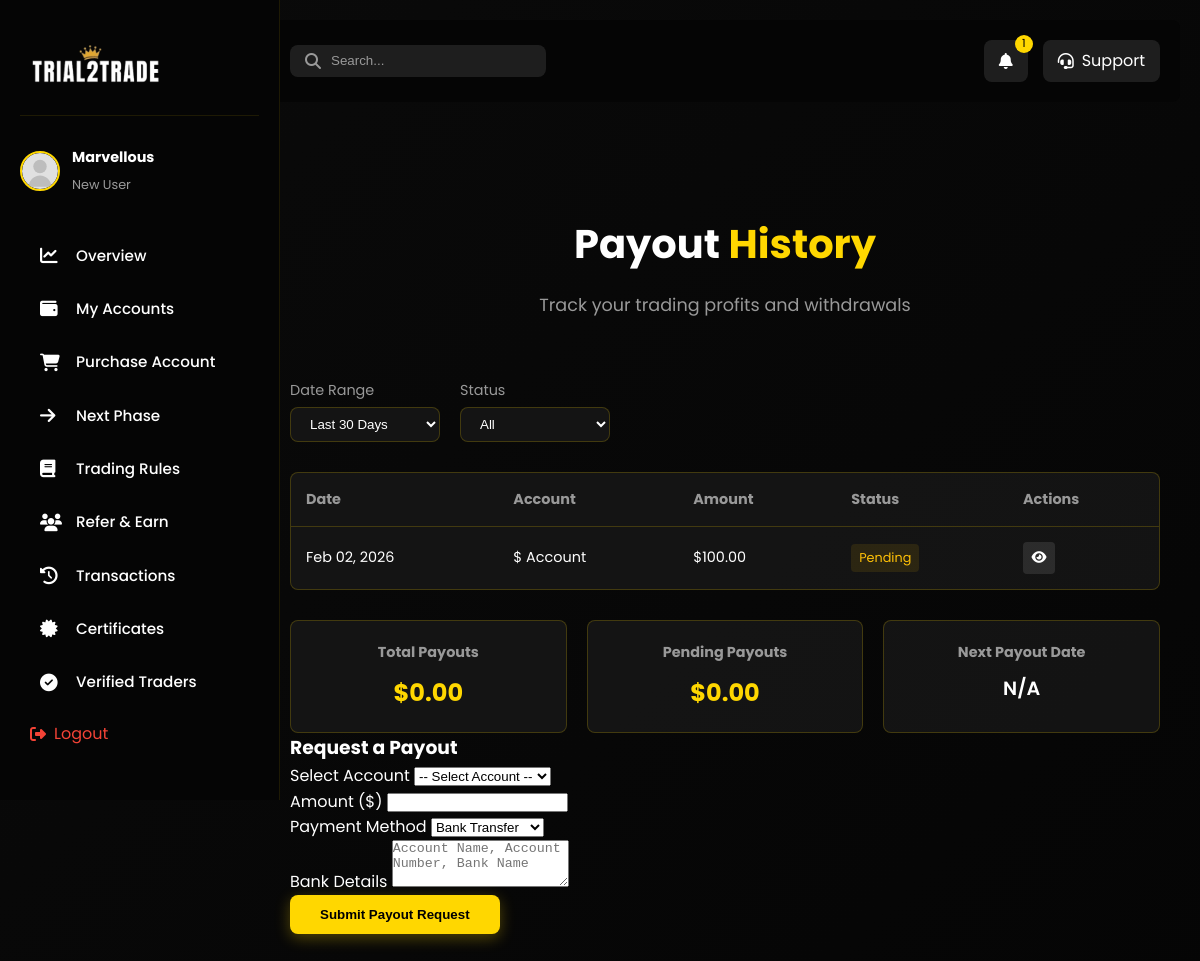
The page /dashboard-payouts/ (signed in) on the database its author committed.
### main/models.py (models this page shows, shortened)
class CustomUser(AbstractUser):
    first_name = models.CharField(max_length=20)
    last_name = models.CharField(max_length=20)
    username = models.CharField(max_length=20, unique=True)
    email = models.EmailField(unique=True)
    phone_number = models.CharField(max_length=15, null=True, unique=True)
    email_verification_code = models.CharField(max_length=6, blank=True, null=True)
    email_verification_expires = models.DateTimeField(blank=True, null=True)
    verification_code = models.CharField(max_length=6, null=True, blank=True)
    verification_code_expires = models.DateTimeField(null=True, blank=True)
    password_reset_code = models.CharField(max_length=6, blank=True, null=True)
    password_reset_expires = models.DateTimeField(blank=True, null=True)
    referral_code = models.CharField(max_length=20, unique=True, blank=True, null=True)
    referred_by = models.ForeignKey('self', on_delete=models.SET_NULL, null=True, blank=True, related_name='referrals')
    USERNAME_FIELD = 'email'
    REQUIRED_FIELDS = ['username']
    class Meta:
        verbose_name = 'User'
        verbose_name_plural = 'Users'

class Payout(models.Model):
    STATUS_CHOICES = (
        ('pending', 'Pending'),
        ('processing', 'Processing'),
        ('completed', 'Completed'),
        ('rejected', 'Rejected'),
    )
    PAYOUT_TYPE_CHOICES = (
        ('trading', 'Trading Account'),
        ('referral', 'Referral Commission'),
    )
    user = models.ForeignKey(CustomUser, on_delete=models.CASCADE, related_name='payouts')
    payout_type = models.CharField(max_length=20, choices=PAYOUT_TYPE_CHOICES, default='trading')
    amount = models.DecimalField(max_digits=10, decimal_places=2)
    created_at = models.DateTimeField(auto_now_add=True)
    status = models.CharField(max_length=20, choices=STATUS_CHOICES, default='pending')
    paid_date = models.DateTimeField(null=True, blank=True)
    mt5_account = models.ForeignKey(MT5Account, on_delete=models.SET_NULL, null=True, blank=True, related_name='payouts')
    transaction_reference = models.CharField(max_length=200, blank=True, null=True)
    payment_method = models.CharField(max_length=100, blank=True, null=True)
    bank_details = models.TextField(blank=True, null=True)
    full_name = models.CharField(max_length=200, blank=True, null=True)
    bank_name = models.CharField(max_length=200, blank=True, null=True)
    account_number = models.CharField(max_length=100, blank=True, null=True)
    wallet_address = models.CharField(max_length=200, blank=True, null=True)

### main/views.py (the view, shortened to what this page needs)
# urls.py: path('dashboard-payouts/', views.dashboard_payouts, name='dashboard_payouts'),
@login_required(login_url='/login_user')
def dashboard_payouts(request):
    eligible_accounts = MT5Account.objects.filter(user=request.user, status='active')
    payouts = Payout.objects.filter(user=request.user).order_by('-created_at')
    return render(request, 'main/dashboard-payouts.html', {
        'accounts': eligible_accounts,
        'payouts': payouts,
        'global_alert': get_active_global_alert(),
    })

### main/templates/main/dashboard-payouts.html (shortened to what this page needs)
{% load static %}
<!DOCTYPE html>
<html lang="en">
<head>
    <link rel="stylesheet" href="{% static 'css/style.css' %}">
    <link rel="stylesheet" href="{% static 'css/dashboard.css' %}">
    <link rel="stylesheet" href="{% static 'css/dashboard-nav.css' %}">
    <link rel="stylesheet" href="https://cdnjs.cloudflare.com/ajax/libs/font-awesome/6.4.0/css/all.min.css">
    <link rel="stylesheet" href="{% static 'css/mobile-nav.css' %}">
</head>
<body>
    <nav class="dashboard-nav">
        <div class="nav-logo">
            <img src="{% static 'images/logob.png' %}" alt="Trial2Trade Logo" style="width: 130px; height: 75px;">
        </div>
            <div class="user-info">
                <img src="{% static 'images/avatar-placeholder.svg' %}" alt="User Avatar" class="avatar">
                <div class="user-details">
                    <h4 class="user-name">{{ request.user.first_name|default:request.user.username }}</h4>
                    <span class="user-status">{% if user_accounts %}Active Trader{% else %}New User{% endif %}</span>
                </div>
            </div>
        <div class="nav-menu">
            <a href="{% url 'index' %}" class="nav-item ">
                <i class="fas fa-chart-line"></i>
                <span>Overview</span>
            </a>
            <a href="{% url 'dashboard_accounts' %}" class="nav-item">
                <i class="fas fa-wallet"></i>
                <span>My Accounts</span>
            </a>
            <a href="{% url 'dashboard_purchase' %}" class="nav-item">
                <i class="fas fa-shopping-cart"></i>
                <span>Purchase Account</span>
            </a>
            <a href="{% url 'dashboard_next_phase' %}" class="nav-item">
                <i class="fas fa-arrow-right"></i>
                <span>Next Phase</span>
            </a>
            <a href="{% url 'dashboard_rules' %}" class="nav-item">
                <i class="fas fa-book"></i>
                <span>Trading Rules</span>
            </a>
            <a href="{% url 'dashboard_referral' %}" class="nav-item">
                <i class="fas fa-users"></i>
                <span>Refer & Earn</span>
            </a>
            <a href="{% url 'dashboard_transactions' %}" class="nav-item">
                <i class="fas fa-history"></i>
                <span>Transactions</span>
            </a>
            <a href="{% url 'dashboard_certificates' %}" class="nav-item">
                <i class="fas fa-certificate"></i>
                <span>Certificates</span>
            </a>
            <a href="{% url 'dashboard_verified_traders' %}" class="nav-item">
                <i class="fas fa-check-circle"></i>
                <span>Verified Traders</span>
            </a>
            <a href="{% url 'logout_user' %}" class="logout-btn">
                <i class="fas fa-sign-out-alt"></i>
                <span>Logout</span>
            </a>
        </div>
    </nav>
    <main class="dashboard-content">
        <header class="dashboard-header">
            <div class="header-search">
                <i class="fas fa-search"></i>
                <input type="text" placeholder="Search...">
            </div>
            <div class="header-actions">
                <a href="{% url 'dashboard_announcements' %}" class="notification-btn" style="text-decoration: none;">
                    <i class="fas fa-bell"></i>
                    {% if announcement_count > 0 %}
                    <span class="notification-badge">{{ announcement_count }}</span>
                    {% endif %}
                </a>
                <a href="mailto:info@trial2trade.com" class="support-btn">
                    <i class="fas fa-headset"></i>
                    <span>Support</span>
                </a>
            </div>
        </header>
        <section class="dashboard-section active">
            <div class="section-header">
                <h2>Payout <span class="highlight">History</span></h2>
                <p>Track your trading profits and withdrawals</p>
            </div>
            <div class="payouts-container">
                <div class="payouts-filters">
                    <div class="filter-group">
                        <label>Date Range</label>
                        <select>
                            <option>Last 30 Days</option>
                        </select>
                    </div>
                    <div class="filter-group">
                        <label>Status</label>
                        <select>
                            <option>All</option>
                        </select>
                    </div>
                </div>
                <div class="payouts-table">
                    <table>
                        <thead>
                            <tr>
                                <th>Date</th>
                                <th>Account</th>
                                <th>Amount</th>
                                <th>Status</th>
                                <th>Actions</th>
                            </tr>
                        </thead>
                        <tbody>
                            {% if payouts %}
                                {% for payout in payouts %}
                                <tr>
                                    <td>{{ payout.created_at|date:"M d, Y" }}</td>
                                    <td>${{ payout.account.account_size }} Account</td>
                                    <td>${{ payout.amount|floatformat:2 }}</td>
                                    <td><span class="status {{ payout.status }}">{{ payout.get_status_display }}</span></td>
                                    <td>
                                        {% if payout.status == 'completed' %}
                                        <button class="btn icon-btn">
                                            <i class="fas fa-download"></i>
                                        </button>
                                        {% else %}
                                        <button class="btn icon-btn">
                                            <i class="fas fa-eye"></i>
                                        </button>
                                        {% endif %}
                                    </td>
                                </tr>
                                {% endfor %}
                            {% else %}
                                <tr>
                                    <td colspan="5" class="no-data">No payout history available</td>
                                </tr>
                            {% endif %}
                        </tbody>
                    </table>
                </div>
                <div class="payouts-summary">
                    <div class="summary-card">
                        <h4>Total Payouts</h4>
                        <p class="amount">${{ total_payouts|floatformat:2|default:"0.00" }}</p>
                    </div>
                    <div class="summary-card">
                        <h4>Pending Payouts</h4>
                        <p class="amount">${{ pending_payouts|floatformat:2|default:"0.00" }}</p>
                    </div>
                    <div class="summary-card">
                        <h4>Next Payout Date</h4>
                        <p class="date">{% if next_payout_date %}{{ next_payout_date|date:"M d, Y" }}{% else %}N/A{% endif %}</p>
                    </div>
                </div>
                <div class="payout-request-form">
                    <h3>Request a Payout</h3>
                    <form method="post" action="{% url 'dashboard_payouts' %}">
                        <div class="form-group">
                            <label for="account_id">Select Account</label>
                            <select name="account_id" id="account_id" required>
                                <option value="">-- Select Account --</option>
                            </select>
                        </div>
                        <div class="form-group">
                            <label for="amount">Amount ($)</label>
                            <input type="number" name="amount" id="amount" step="0.01" min="100" required>
                        </div>
                        <div class="form-group">
                            <label for="payment_method">Payment Method</label>
                            <select name="payment_method" id="payment_method" required>
                                <option value="bank_transfer">Bank Transfer</option>
                            </select>
                        </div>
                        <div id="bank_fields" class="form-group" style="display:none;">
                            <label for="bank_details">Bank Details</label>
                            <textarea name="bank_details" id="bank_details" rows="3" placeholder="Account Name, Account Number, Bank Name" ></textarea>
                        </div>
                        <button type="submit" class="btn primary-btn">Submit Payout Request</button>
                    </form>
                </div>
            </div>
        </section>
    </main>
</body>
</html>

### rows shown on the page
CustomUser: user.first_name "Marvellous"
Payout: created_at "Feb 02, 2026", amount "100.00", status "Pending"

### other values the page prints
{{ announcement_count }} "1"
{{ total_payouts|floatformat:2|default:"0.00" }} "0.00"
{{ pending_payouts|floatformat:2|default:"0.00" }} "0.00"
